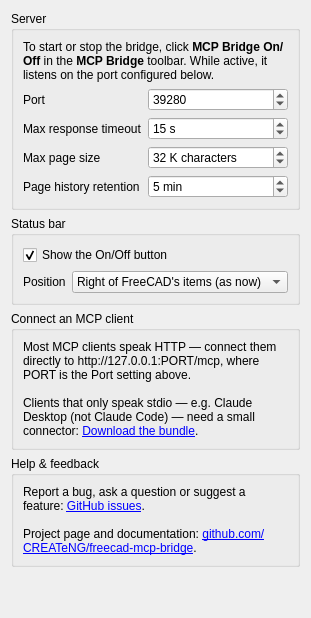
<?xml version="1.0" encoding="UTF-8"?>
<ui version="4.0">
 <class>MCPBridgePreferences</class>
 <widget class="QWidget" name="MCPBridgePreferences">
  <property name="windowTitle">
   <string>MCP Bridge</string>
  </property>
  <layout class="QVBoxLayout" name="pageLayout">
   <item>
    <widget class="QGroupBox" name="serverGroup">
     <property name="title">
      <string>Server</string>
     </property>
     <layout class="QFormLayout" name="formLayout">
      <item row="0" column="0" colspan="2">
       <widget class="QLabel" name="serverHint">
        <property name="textFormat">
         <enum>Qt::RichText</enum>
        </property>
        <property name="text">
         <string>To start or stop the bridge, click &lt;b&gt;MCP Bridge On/Off&lt;/b&gt; in the &lt;b&gt;MCP Bridge&lt;/b&gt; toolbar. While active, it listens on the port configured below.</string>
        </property>
        <property name="wordWrap">
         <bool>true</bool>
        </property>
       </widget>
      </item>
      <item row="1" column="0">
       <widget class="QLabel" name="portLabel">
        <property name="text">
         <string>Port</string>
        </property>
       </widget>
      </item>
      <item row="1" column="1">
       <widget class="Gui::PrefSpinBox" name="portSpinBox">
        <property name="toolTip">
         <string>The port the MCP server listens on (127.0.0.1). Changes take effect next time you start the bridge.</string>
        </property>
        <property name="minimum">
         <number>1024</number>
        </property>
        <property name="maximum">
         <number>65535</number>
        </property>
        <property name="value">
         <number>39280</number>
        </property>
        <property name="prefEntry" stdset="0">
         <cstring>Port</cstring>
        </property>
        <property name="prefPath" stdset="0">
         <cstring>Mod/freecad-mcp-bridge</cstring>
        </property>
       </widget>
      </item>
      <item row="2" column="0">
       <widget class="QLabel" name="timeoutLabel">
        <property name="text">
         <string>Max response timeout</string>
        </property>
       </widget>
      </item>
      <item row="2" column="1">
       <widget class="Gui::PrefSpinBox" name="timeoutSpinBox">
        <property name="toolTip">
         <string>The maximum time a request waits for output before returning what it has so far. The client fetches any remaining output automatically.</string>
        </property>
        <property name="suffix">
         <string> s</string>
        </property>
        <property name="minimum">
         <number>1</number>
        </property>
        <property name="maximum">
         <number>600</number>
        </property>
        <property name="singleStep">
         <number>1</number>
        </property>
        <property name="value">
         <number>15</number>
        </property>
        <property name="prefEntry" stdset="0">
         <cstring>MaxResponseTimeoutSeconds</cstring>
        </property>
        <property name="prefPath" stdset="0">
         <cstring>Mod/freecad-mcp-bridge</cstring>
        </property>
       </widget>
      </item>
      <item row="3" column="0">
       <widget class="QLabel" name="pageSizeLabel">
        <property name="text">
         <string>Max page size</string>
        </property>
       </widget>
      </item>
      <item row="3" column="1">
       <widget class="Gui::PrefSpinBox" name="pageSizeSpinBox">
        <property name="toolTip">
         <string>The maximum size of one page as the agent reads it, in units of 1,024 characters (32 means 32,768). The count is the JSON of the tool result, so a newline counts as a backslash and an n. Larger output is split across pages, fetched with get_output_page.</string>
        </property>
        <property name="suffix">
         <string> K characters</string>
        </property>
        <property name="minimum">
         <number>1</number>
        </property>
        <property name="maximum">
         <number>10240</number>
        </property>
        <property name="singleStep">
         <number>1</number>
        </property>
        <property name="value">
         <number>32</number>
        </property>
        <property name="prefEntry" stdset="0">
         <cstring>MaxPageSize</cstring>
        </property>
        <property name="prefPath" stdset="0">
         <cstring>Mod/freecad-mcp-bridge</cstring>
        </property>
       </widget>
      </item>
      <item row="4" column="0">
       <widget class="QLabel" name="retentionLabel">
        <property name="text">
         <string>Page history retention</string>
        </property>
       </widget>
      </item>
      <item row="4" column="1">
       <widget class="Gui::PrefSpinBox" name="retentionSpinBox">
        <property name="toolTip">
         <string>How long a finished job's output pages remain readable via get_output_page before being discarded.</string>
        </property>
        <property name="suffix">
         <string> min</string>
        </property>
        <property name="minimum">
         <number>1</number>
        </property>
        <property name="maximum">
         <number>1440</number>
        </property>
        <property name="singleStep">
         <number>1</number>
        </property>
        <property name="value">
         <number>5</number>
        </property>
        <property name="prefEntry" stdset="0">
         <cstring>MaxHistoryRetentionMinutes</cstring>
        </property>
        <property name="prefPath" stdset="0">
         <cstring>Mod/freecad-mcp-bridge</cstring>
        </property>
       </widget>
      </item>
     </layout>
    </widget>
   </item>
   <item>
    <widget class="QGroupBox" name="statusBarGroup">
     <property name="title">
      <string>Status bar</string>
     </property>
     <layout class="QFormLayout" name="statusBarLayout">
      <item row="0" column="0" colspan="2">
       <widget class="Gui::PrefCheckBox" name="showStatusButtonCheckBox">
        <property name="toolTip">
         <string>Show the bridge On/Off button on FreeCAD's status bar. The toolbar button remains available when this box is unticked.</string>
        </property>
        <property name="text">
         <string>Show the On/Off button</string>
        </property>
        <property name="checked">
         <bool>true</bool>
        </property>
        <property name="prefEntry" stdset="0">
         <cstring>ShowStatusButton</cstring>
        </property>
        <property name="prefPath" stdset="0">
         <cstring>Mod/freecad-mcp-bridge</cstring>
        </property>
       </widget>
      </item>
      <item row="1" column="0">
       <widget class="QLabel" name="statusButtonPositionLabel">
        <property name="text">
         <string>Position</string>
        </property>
       </widget>
      </item>
      <item row="1" column="1">
       <widget class="Gui::PrefComboBox" name="statusButtonPositionComboBox">
        <property name="toolTip">
         <string>Where the On/Off button sits among the items on the right side of the status bar.</string>
        </property>
        <property name="currentIndex">
         <number>0</number>
        </property>
        <property name="prefEntry" stdset="0">
         <cstring>StatusButtonPosition</cstring>
        </property>
        <property name="prefPath" stdset="0">
         <cstring>Mod/freecad-mcp-bridge</cstring>
        </property>
        <item>
         <property name="text">
          <string>Right of FreeCAD's items (as now)</string>
         </property>
        </item>
        <item>
         <property name="text">
          <string>Left of FreeCAD's items</string>
         </property>
        </item>
       </widget>
      </item>
     </layout>
    </widget>
   </item>
   <item>
    <widget class="QGroupBox" name="clientGroup">
     <property name="title">
      <string>Connect an MCP client</string>
     </property>
     <layout class="QVBoxLayout" name="clientLayout">
      <item>
       <widget class="QLabel" name="clientNote">
        <property name="textFormat">
         <enum>Qt::RichText</enum>
        </property>
        <property name="text">
         <string>Most MCP clients speak HTTP — connect them directly to http://127.0.0.1:PORT/mcp, where PORT is the Port setting above.&lt;br/&gt;&lt;br/&gt;Clients that only speak stdio — e.g. Claude Desktop (not Claude Code) — need a small connector: &lt;a href="https://github.com/CREATeNG/freecad-mcp-bridge/releases/latest/download/freecad-mcp-bridge.mcpb"&gt;Download the bundle&lt;/a&gt;.</string>
        </property>
        <property name="wordWrap">
         <bool>true</bool>
        </property>
        <property name="openExternalLinks">
         <bool>true</bool>
        </property>
       </widget>
      </item>
     </layout>
    </widget>
   </item>
   <item>
    <widget class="QGroupBox" name="helpGroup">
     <property name="title">
      <string>Help &amp;&amp; feedback</string>
     </property>
     <layout class="QVBoxLayout" name="helpLayout">
      <item>
       <widget class="QLabel" name="helpNote">
        <property name="textFormat">
         <enum>Qt::RichText</enum>
        </property>
        <property name="text">
         <string>Report a bug, ask a question or suggest a feature: &lt;a href="https://github.com/CREATeNG/freecad-mcp-bridge/issues"&gt;GitHub issues&lt;/a&gt;.&lt;br/&gt;&lt;br/&gt;Project page and documentation: &lt;a href="https://github.com/CREATeNG/freecad-mcp-bridge"&gt;github.com/CREATeNG/freecad-mcp-bridge&lt;/a&gt;.</string>
        </property>
        <property name="wordWrap">
         <bool>true</bool>
        </property>
        <property name="openExternalLinks">
         <bool>true</bool>
        </property>
       </widget>
      </item>
     </layout>
    </widget>
   </item>
   <item>
    <spacer name="verticalSpacer">
     <property name="orientation">
      <enum>Qt::Vertical</enum>
     </property>
     <property name="sizeHint" stdset="0">
      <size>
       <width>20</width>
       <height>40</height>
      </size>
     </property>
    </spacer>
   </item>
  </layout>
 </widget>
 <customwidgets>
  <customwidget>
   <class>Gui::PrefSpinBox</class>
   <extends>QSpinBox</extends>
   <header>Gui/PrefWidgets.h</header>
  </customwidget>
  <customwidget>
   <class>Gui::PrefCheckBox</class>
   <extends>QCheckBox</extends>
   <header>Gui/PrefWidgets.h</header>
  </customwidget>
  <customwidget>
   <class>Gui::PrefComboBox</class>
   <extends>QComboBox</extends>
   <header>Gui/PrefWidgets.h</header>
  </customwidget>
 </customwidgets>
 <resources/>
 <connections/>
</ui>
